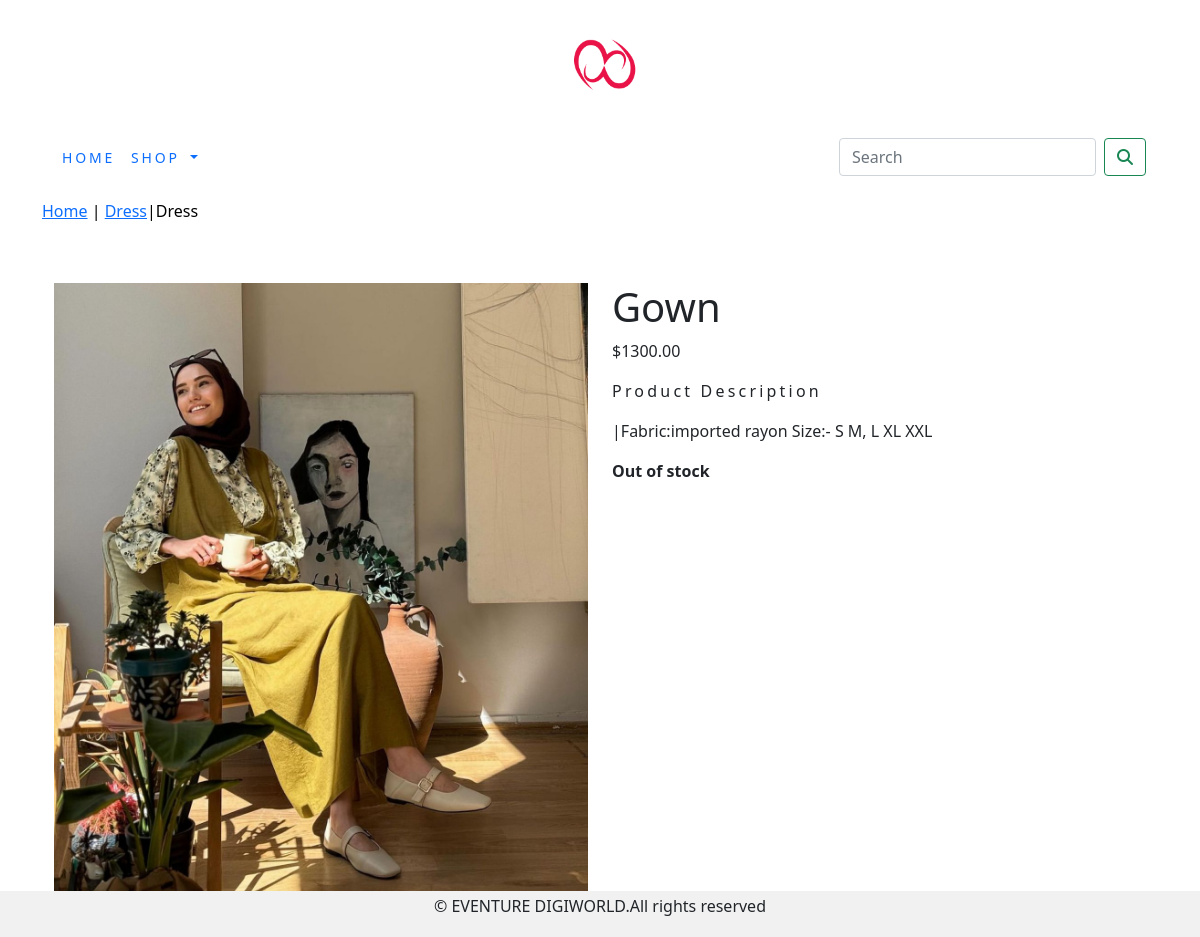
The page /shop/dress/gown/ on the database its author committed.
### shop/models.py (models this page shows, shortened)
class Product(models.Model):
    name=models.CharField(max_length=250,unique=True)
    slug=models.SlugField(max_length=250,unique=True)
    description=models.TextField(blank=True)
    price=models.DecimalField(max_digits=10,decimal_places=2)
    category=models.ForeignKey(Category,on_delete=models.CASCADE)
    image = models.ImageField(upload_to='product', blank=True)
    stock=models.IntegerField()
    available=models.BooleanField(default=True)
    created=models.DateTimeField(auto_now_add=True)
    updated=models.DateTimeField(auto_now=True)
    class Meta:
        ordering=('name',)
        verbose_name='product'
        verbose_name_plural='products'

class Category(models.Model):
    name=models.CharField(max_length=250,unique=True)
    slug=models.SlugField(max_length=250,unique=True)
    description=models.TextField(blank=True)
    image=models.ImageField(upload_to='category',blank=True)
    class Meta:
        ordering=('name',)
        verbose_name='category'
        verbose_name_plural='categories'
    def get_url(self):
        return reverse('shop:product_by_category',args=[self.slug])
    def __str__(self):
        return  '{}'.format(self.name)

### shop/views.py (the view)
# urls.py: path('<slug:c_slug>/<slug:product_slug>/', views.proDetail, name='prodCatdetail'),
def proDetail(request,c_slug,product_slug):
    try:
        product=Product.objects.get(category__slug=c_slug,slug=product_slug)
    except Exception as e:
        raise e
    return render(request,'product.html',{ 'product':product} )

### cart/context_processors.py (called while the page is built)
def counter(request):
    item_count=0
    if 'admin' in request.path:
        return {}
    else:
        try:
            cart=Cart.objects.filter(cart_id=_cart_id(request))
            cart_items=CartItem.objects.all().filter(cart=cart[:1])
            for cart_item in cart_items:
                item_count += cart_item.quantity
        except Cart. DoesNotExist:
            item_count = 0
    return dict(item_count=item_count)

### cart/views.py (called while the page is built)
def _cart_id(request):
    cart = request.session.session_key
    if not cart:
        cart = request.session.create()
    return cart

### shop/context_processors.py (called while the page is built)
def menu_links(request):
    links=Category.objects.all()
    return dict(links=links)

### template/product.html (shortened to what this page needs)
{% extends 'base.html' %}
{% load static %}
{% block content %}
<div class="row my_prod_row_class">
        <div class="mx_auto">
                <p> <a href="{% url 'shop:allProdCat' %}">Home</a> |  <a href ="{{product.category.get_url}}">{{product.category}}</a>|{{product.category}}</p>
        </div>
</div>
<div class="container">
<br>
<div class="row">
        <div class="col-12 col-sm12 col-md-12 col-lg-6 text-center">
                <div style="min-width:18rem">
                        <img src="{{product.image.url}}" alt="{{product.name}}" style="max-width:100%;max-height:60%;">
                </div>
        </div>
              <div class="col-12 col-sm-12 col-md-12 col-lg-6">
                      <div>
                      <h1 class="my_prod_title">{{product.name}}</h1>
                      <P>${{product.price}}</P>
                      <p class="my_title">Product Description</p>
                      <p class="text-justify my_prod_text">|{{product.description}}</p>
                      {% if product.stock <= 0 %}
                      <p class="text-justify my_prod_text"><b>Out of stock</b></p>
                      {% else %}
                      <a class="btn btn-secondary btn-block my_custom_button" href="{% url 'cart:add_cart' product.id %}">Add to Cart</a>
                      {% endif %}
              </div>
                      </div>
      </div>
</div>
{% endblock %}

### static/css/custom.css (style rules this page uses)
body { font-family: 'Roboto', sans-serif; }
.my_title { font-size:16px text-transform:uppercase; letter-spacing:.2em; }
.my_prod_row_class { padding-top:15px; padding-bottom:20px; }
.my_prod_row_class .mx_auto { color:#000; font-size;12px; text-decoration:none; }
.my_prod_text { padding-right:20px; }

### rows shown on the page
Product: category "Dress", image (picture), name "Gown", price "1300.00", description "Fabric:imported rayon Size:- S M, L XL XXL"
